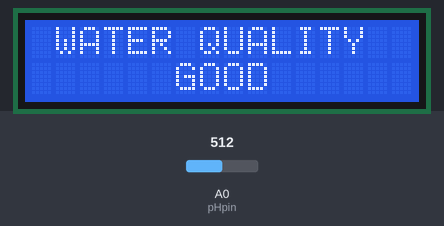
The sketch below on a simulated Arduino Uno, built with avr-gcc and run on an emulated ATmega328P. Shown: 16×2 character LCD. Inputs (shaded band) come from the test bench; at power-on: A0 (pHpin) = 512.

Above: at 1.2 s.
1.3 s: A0 (pHpin) set to 541
3.2 s: A0 (pHpin) set to 564
At 4.4 s:
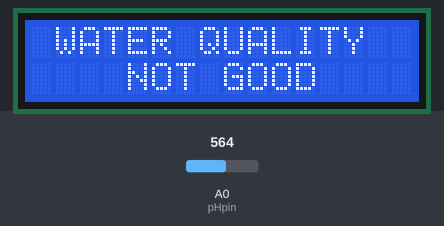
5.5 s: A0 (pHpin) set to 511
At 7.2 s:
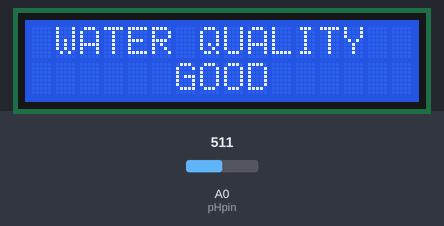
7.5 s: A0 (pHpin) set to 484
9.2 s: A0 (pHpin) set to 458
At 10.7 s:
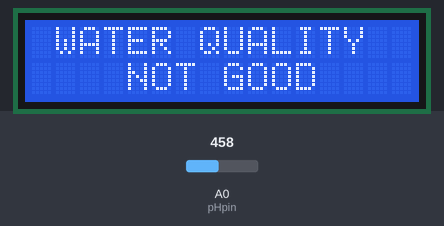
Timing chart, 0 to 12.2 s (numbered marks = the images above; inputs shaded):
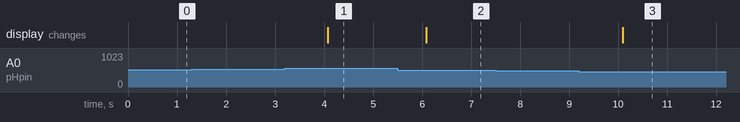

The sketch:

WaterQuality.ino
```cpp
/*WATER QAULITY ANALYSER
  Displays quality of water on 16x2 LCD shield in propotion to reading of ph sensor.

  connections:

  breakout board  |  genuino 101
  -------------------------------
        5V        |   5V
        GND1      |   GND
        GND2      |   GND
        Po        |   A0
  -------------------------------

  modified 27-aug-2016 by
  Akshay Chawla
*/

// include the library for LCD shield:
#include <LiquidCrystal.h>

// initialize the library with the numbers of the interface pins
LiquidCrystal lcd(8, 9, 4, 5, 6, 7);
int pHpin = A0;    // Connect the sensor's Po output to analog pin 0.

// Variables:-
float Po;

void setup()
{
  pinMode(pHpin, INPUT);
  // set up the LCD's number of columns and rows:
  lcd.begin(16, 2);
  // Print a message to the LCD.
  lcd.print(" WATER QUALITY");
}

void loop()
{
  Po = 1023 - analogRead(pHpin); // Read and reverse the analogue input value from the pH sensor.

  Po = Po / 1023 * 14; // Map the '0 to 1023' result to '0 to 14'.

  if (Po < 6.5 || Po > 7.5) //check if the water quality is good or bad.
  {
    lcd.setCursor(0, 1);
    lcd.print("    NOT GOOD    ");
  }
  else
  {
    lcd.setCursor(0, 1);
    lcd.print("      GOOD      ");
  }

  delay(1000);                    // Take 1 reading per second.
}
```

Measured:
- the behaviour switches between 548 and 549 on A0 (pHpin) (found by bisection; images 0 and 1)
- the behaviour switches between 475 and 474 on A0 (pHpin) (found by bisection; images 2 and 3)
- after the input at 1.3 s, every drawn part: stays the same
- after the input at 3.2 s, the display: changes after 0.88 s (image 1)
- after the input at 5.5 s, the display: changes after 0.58 s (image 2)
- after the input at 7.5 s, every drawn part: stays the same
- after the input at 9.2 s, the display: changes after 0.89 s (image 3)
